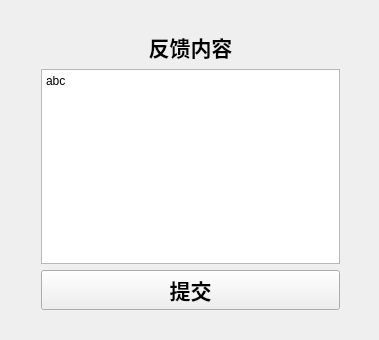
<?xml version="1.0" encoding="UTF-8"?>
<ui version="4.0">
 <class>FeedbackClass</class>
 <widget class="QMainWindow" name="FeedbackClass">
  <property name="geometry">
   <rect>
    <x>0</x>
    <y>0</y>
    <width>379</width>
    <height>340</height>
   </rect>
  </property>
  <property name="windowTitle">
   <string>Feedback</string>
  </property>
  <widget class="QWidget" name="centralWidget">
   <widget class="QWidget" name="">
    <property name="geometry">
     <rect>
      <x>30</x>
      <y>20</y>
      <width>321</width>
      <height>301</height>
     </rect>
    </property>
    <layout class="QVBoxLayout" name="verticalLayout">
     <item>
      <widget class="QLabel" name="label">
       <property name="font">
        <font>
         <family>黑体</family>
         <pointsize>16</pointsize>
         <weight>75</weight>
         <bold>true</bold>
        </font>
       </property>
       <property name="text">
        <string>反馈内容</string>
       </property>
       <property name="alignment">
        <set>Qt::AlignCenter</set>
       </property>
      </widget>
     </item>
     <item>
      <widget class="QPlainTextEdit" name="plainTextEdit">
       <property name="plainText">
        <string>abc</string>
       </property>
      </widget>
     </item>
     <item>
      <widget class="QPushButton" name="pushButton">
       <property name="font">
        <font>
         <family>黑体</family>
         <pointsize>16</pointsize>
         <weight>75</weight>
         <bold>true</bold>
        </font>
       </property>
       <property name="text">
        <string>提交</string>
       </property>
      </widget>
     </item>
    </layout>
   </widget>
  </widget>
 </widget>
 <layoutdefault spacing="6" margin="11"/>
 <resources>
  <include location="feedback.qrc"/>
 </resources>
 <connections/>
</ui>
